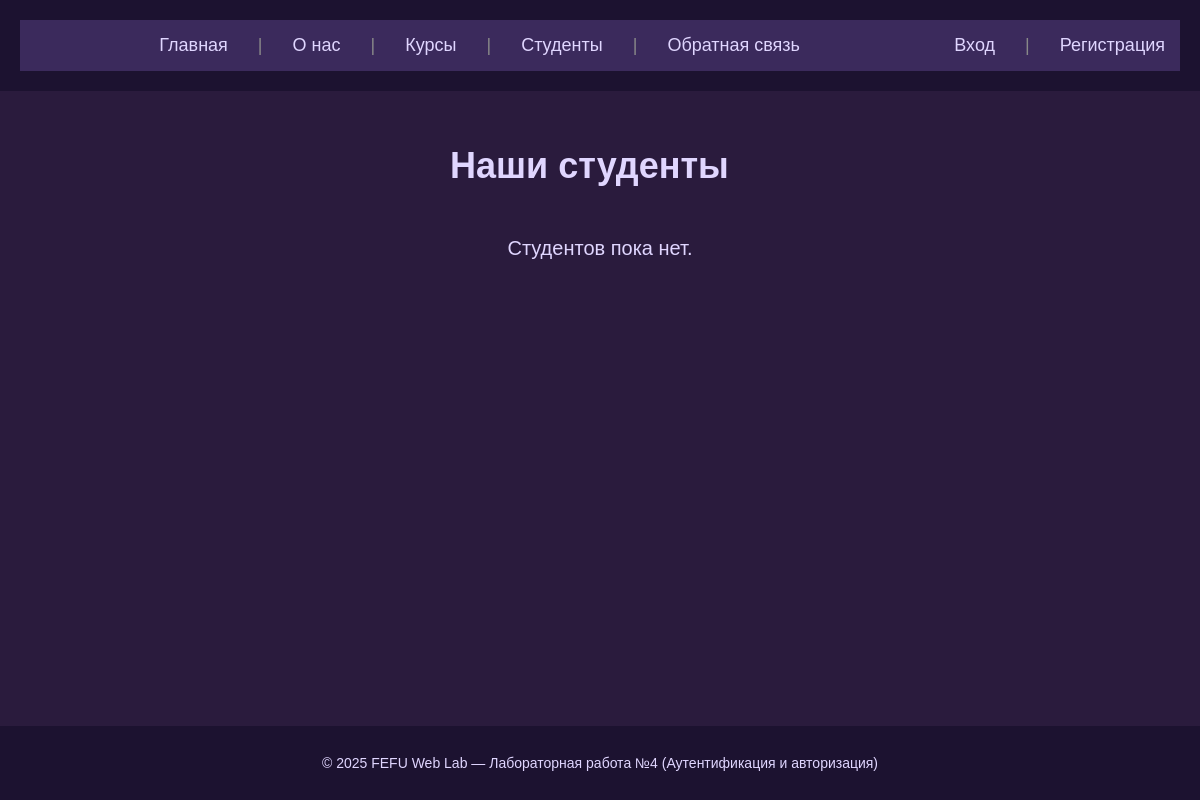
/students/, run on an earlier commit of the app's database.
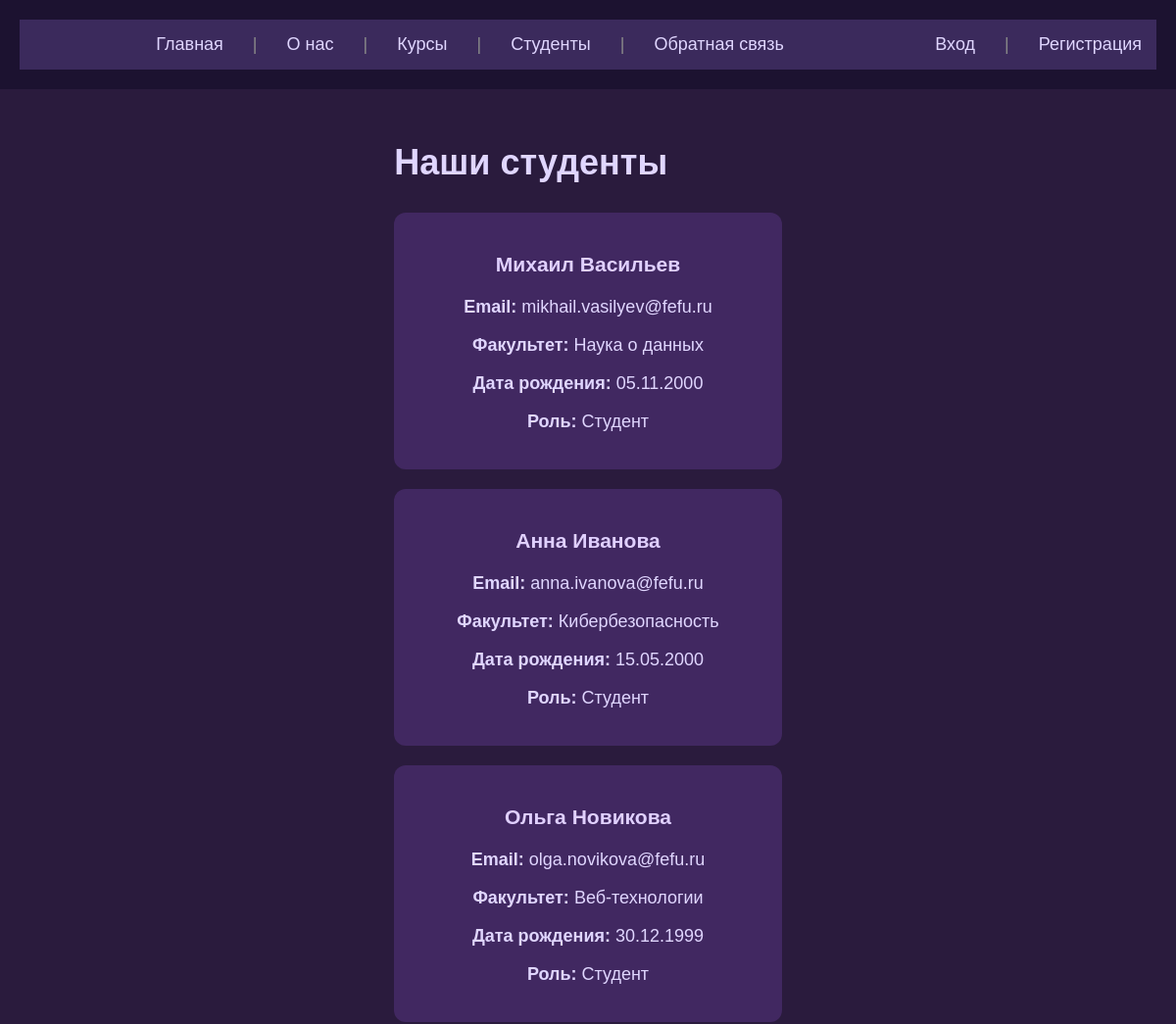
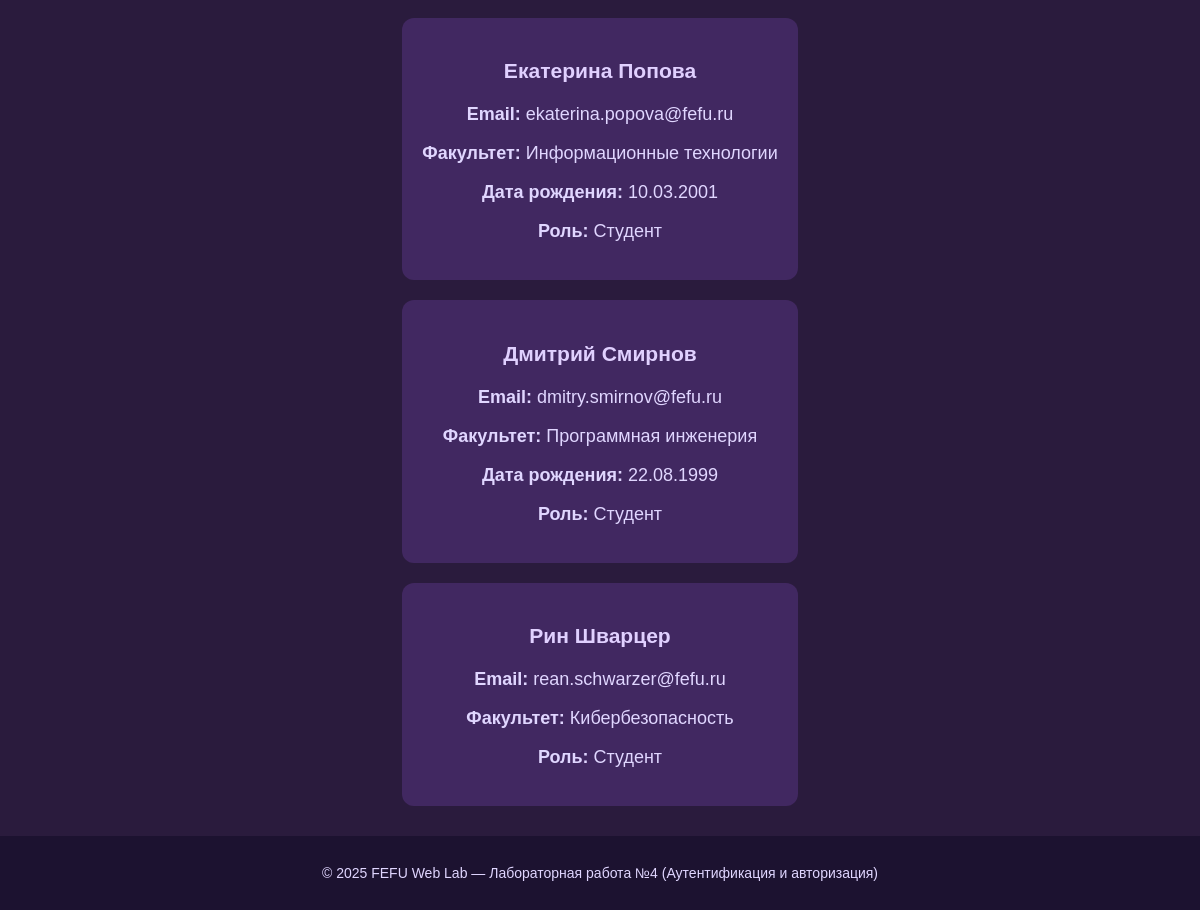
And on a later commit of the database (2 pictures, top to bottom).
### fefu_lab/models.py (models this page shows, shortened)
class UserProfile(models.Model):
    ROLE_CHOICES = [
        ('STUDENT', 'Студент'),
        ('TEACHER', 'Преподаватель'),
        ('ADMIN',   'Администратор'),
    ]
    FACULTY_CHOICES = [
        ('CS',  'Кибербезопасность'),
        ('SE',  'Программная инженерия'),
        ('IT',  'Информационные технологии'),
        ('DS',  'Наука о данных'),
        ('WEB', 'Веб-технологии'),
    ]
    user = models.OneToOneField(
        User,
        on_delete=models.CASCADE,
        related_name='profile',
        verbose_name='Аккаунт'
    )
    role = models.CharField(
        max_length=10,
        choices=ROLE_CHOICES,
        default='STUDENT',
        verbose_name='Роль'
    )
    phone = models.CharField(max_length=20, blank=True, verbose_name='Телефон')
    avatar = models.ImageField(upload_to='avatars/', blank=True, null=True, verbose_name='Аватар')
    bio = models.TextField(blank=True, verbose_name='О себе')
    birth_date = models.DateField(null=True, blank=True, verbose_name='Дата рождения')
    faculty = models.CharField(
        max_length=3,
        choices=FACULTY_CHOICES,
        blank=True,
        verbose_name='Факультет'
    )
    is_active = models.BooleanField(default=True, verbose_name='Активен')
    created_at = models.DateTimeField(auto_now_add=True, verbose_name='Дата регистрации')
    class Meta:
        verbose_name = 'Профиль пользователя'
        verbose_name_plural = 'Профили пользователей'
        ordering = ['user__last_name', 'user__first_name']

### fefu_lab/views.py (the view)
# urls.py: path('students/', views.student_list, name='student_list'),
def student_list(request):
    students = UserProfile.objects.filter(
        role='STUDENT',
        is_active=True,
        user__is_active=True
    ).select_related('user').order_by('user__last_name', 'user__first_name')
    return render(request, 'fefu_lab/student_list.html', {
        'students': students
    })

### fefu_lab/templates/fefu_lab/student_list.html (shortened to what this page needs)
{% extends 'fefu_lab/base.html' %}
{% block heading %}Наши студенты{% endblock %}
{% block content %}
<div style="display: grid; grid-template-columns: repeat(auto-fill, minmax(300px, 1fr)); gap: 20px; margin-top: 30px;">
    {% for profile in students %}
        <div style="background: rgba(120, 70, 180, 0.3); padding: 20px; border-radius: 12px; text-align: center;">
            <h3>
                <a href="{% url 'profile_detail' profile.user.id %}" style="color: #e0d0ff; text-decoration: none;">
                    {{ profile.user.get_full_name }}
                </a>
            </h3>
            <p><strong>Email:</strong> {{ profile.user.email }}</p>
            <p><strong>Факультет:</strong> {{ profile.get_faculty_display|default:"Не указан" }}</p>
            {% if profile.birth_date %}
                <p><strong>Дата рождения:</strong> {{ profile.birth_date|date:"d.m.Y" }}</p>
            {% endif %}
            <p><strong>Роль:</strong> {{ profile.get_role_display }}</p>
        </div>
    {% empty %}
        <p style="grid-column: 1 / -1; text-align: center; font-size: 20px;">
            Студентов пока нет.
        </p>
    {% endfor %}
</div>
{% endblock %}

### fefu_lab/templates/fefu_lab/base.html (shortened to what this page needs)
{% load static %}
<!DOCTYPE html>
<html lang="ru">
<head>
    <link rel="stylesheet" href="{% static 'fefu_lab/css/style.css' %}">
</head>
<body>
    <header class="header">
        <nav class="navigation" style="font-size: 18px; padding: 15px 0;">
            <a href="{% url 'home' %}">Главная</a>
            <span class="nav-divider">|</span>
            <a href="{% url 'about' %}">О нас</a>
            <span class="nav-divider">|</span>
            <a href="{% url 'course_list' %}">Курсы</a>
            <span class="nav-divider">|</span>
            <a href="{% url 'student_list' %}">Студенты</a>
            <span class="nav-divider">|</span>
            <a href="{% url 'feedback' %}">Обратная связь</a>
            <div style="float: right;">
                {% if user.is_authenticated %}
                    <span class="user-info">
                        Привет, {{ user.first_name|default:user.username }}!
                    </span>
                    <span class="nav-divider">|</span>
                    <a href="{% url 'dashboard' %}">Личный кабинет</a>
                    <span class="nav-divider">|</span>
                    <a href="{% url 'profile' %}">Профиль</a>
                    {% if user.is_staff %}
                        <span class="nav-divider">|</span>
                        <a href="/admin/" style="color: #ff6b6b; font-weight: bold;">Админка</a>
                    {% endif %}
                    {% comment %} Опционально: если хочешь отдельные дашборды {% endcomment %}
                    {% comment %}
                    {% if user.profile.role == 'TEACHER' %}
                        <span class="nav-divider">|</span>
                        <a href="{% url 'teacher_dashboard' %}">Преподаватель</a>
                    {% endif %}
                    {% endcomment %}
                    <span class="nav-divider">|</span>
                    <a href="{% url 'logout' %}">Выйти</a>
                {% else %}
                    <a href="{% url 'login' %}">Вход</a>
                    <span class="nav-divider">|</span>
                    <a href="{% url 'register' %}">Регистрация</a>
                {% endif %}
            </div>
        </nav>
    </header>
    <main class="main-content">
        <h1 class="page-heading">{% block heading %}{% endblock %}</h1>
        {% block content %}
        {% endblock %}
    </main>
    <footer class="footer">
        <p>© 2025 FEFU Web Lab — Лабораторная работа №4 (Аутентификация и авторизация)</p>
    </footer>
</body>
</html>

### static/fefu_lab/css/style.css (style rules this page uses)
body { background-color: #2a1b3d; color: #e0d6ff; font-family: Arial, sans-serif; font-size: 18px; margin: 0; padding: 0; min-height: 100vh; display: flex; flex-direction: column; }
header, footer { background-color: #1c1230; padding: 20px; text-align: center; }
nav { background-color: #3b2a5c; padding: 15px; text-align: center; }
nav a { color: #e0d6ff; margin: 0 15px; text-decoration: none; font-size: 18px; }
a { color: #a0e7ff; text-decoration: none; transition: color 0.3s ease; }
main { flex: 1; padding: 30px; max-width: 800px; margin: 0 auto; }
h1, h2, h3 { color: #e0d6ff; }
footer { font-size: 14px; padding: 15px; }

### fefu_lab/templates/fefu_lab/base.html (style rules this page uses)
.nav-divider { color: #888; margin: 0 10px; }

What changed in the data, as far as the page shows it:
added UserProfile: user.get_full_name "Михаил Васильев", user.email "mikhail.vasilyev@fefu.ru", faculty "Наука о данных", birth_date "05.11.2000", role "Студент"
added UserProfile: user.get_full_name "Анна Иванова", user.email "anna.ivanova@fefu.ru", faculty "Кибербезопасность", birth_date "15.05.2000", role "Студент"
added UserProfile: user.get_full_name "Ольга Новикова", user.email "olga.novikova@fefu.ru", faculty "Веб-технологии", birth_date "30.12.1999", role "Студент"
added UserProfile: user.get_full_name "Екатерина Попова", user.email "ekaterina.popova@fefu.ru", faculty "Информационные технологии", birth_date "10.03.2001", role "Студент"
added UserProfile: user.get_full_name "Дмитрий Смирнов", user.email "dmitry.smirnov@fefu.ru", faculty "Программная инженерия", birth_date "22.08.1999", role "Студент"
added UserProfile: user.get_full_name "Рин Шварцер", user.email "rean.schwarzer@fefu.ru", faculty "Кибербезопасность", role "Студент"
Also different on the page:
text no longer shown: "Студентов пока нет."
